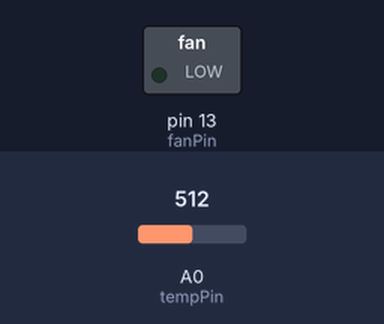
A sketch run on a simulated Arduino Uno, built with avr-gcc and run on an emulated ATmega328P. Shown: switched loads named in the sketch (green lamp = pin HIGH). Dashed ring = blinking. The test bench sets the inputs (shaded band); at power-on: A0 (tempPin) = 512. What the sketch prints to the serial monitor is not drawn.

Above: at 1.8 s.
1.9 s: A0 (tempPin) set to 553
5.4 s: A0 (tempPin) set to 586
At 5.9 s:
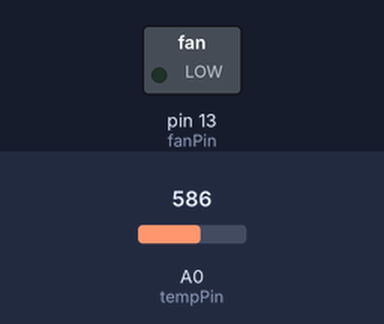
At 6.4 s:
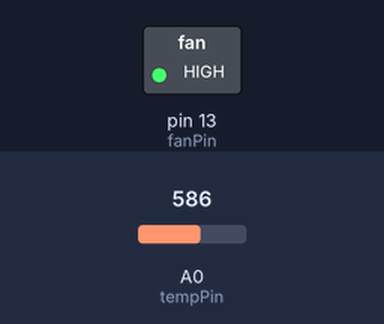
Timing chart, 0 to 8.4 s (numbered marks = the images above; inputs shaded):
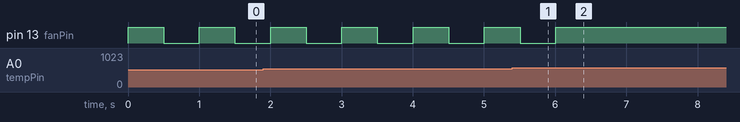

Measured:
- the behaviour switches between 567 and 568 on A0 (tempPin) (found by bisection; images 0 and 1)
- after the input at 5.4 s, pin 13 (fanPin): goes on until 6.0 s, then stays HIGH
- by itself, pin 13 (fanPin): alternates HIGH for 0.50 s and LOW for 0.50 s

The sketch:

sketch_sep15b.ino
```cpp
const int tempPin = A0;
const int fanPin = 13;

float temperature;

void setup() {
  Serial.begin(9600);
  pinMode(fanPin, OUTPUT);
}

float readTemperature() {
  int raw = analogRead(tempPin);
  float voltage = raw * 5.0 / 1023.0;
  float resistance = (5.0 - voltage) * 10000 / voltage;


  float tempK = 1 / (1/298.15 + (1/3950.0) * log(resistance/10000.0));
  return tempK - 273.15;
}

void loop() {
  temperature = readTemperature();
  Serial.print("Temperature: ");
  Serial.print(temperature);
  Serial.print(" °C, Fan: ");

  if (temperature < 25) {
    digitalWrite(fanPin, LOW);
    Serial.println("OFF");
  }
  else if (temperature < 30) {

    digitalWrite(fanPin, HIGH);
    delay(500);
    digitalWrite(fanPin, LOW);
    delay(500);
    Serial.println("50% PWM");
  }
  else {
    digitalWrite(fanPin, HIGH);
    Serial.println("100% PWM");
  }
}
```
